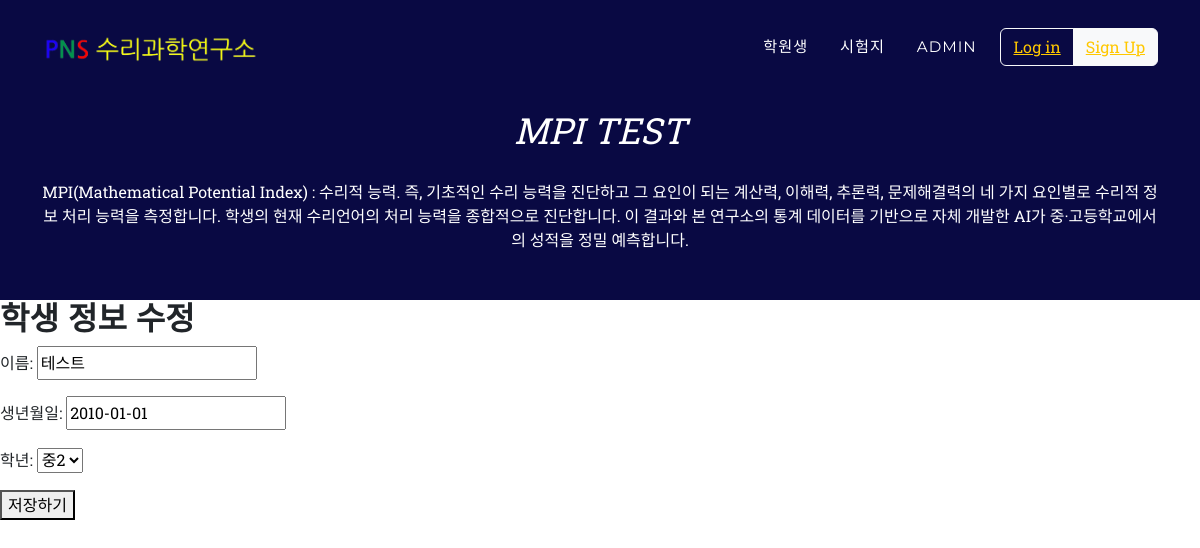
The app's page /dashboard/student/update/3/ with its own data.
### dashboard/models.py (models this page shows, shortened)
class Student(models.Model):
    user = models.ForeignKey(settings.AUTH_USER_MODEL, on_delete=models.CASCADE, related_name='students', default=1)
    name = models.CharField(max_length=5, unique=True)
    birthdate = models.DateField('BIRTHDATE')
    grade = models.PositiveSmallIntegerField('GRADE')

### dashboard/views.py (the view)
# urls.py: path('student/update/<int:pk>/', views.StudentUV.as_view(), name='student-update'),
class StudentUV(UpdateView):
    model = Student
    form_class = StudentForm  # 'fields' 대신 'form_class'를 사용
    template_name = 'dashboard/student_update_form.html'
    success_url = reverse_lazy('home')  # 수정 성공 후 리다이렉트할 URL

### dashboard/forms.py
class StudentForm(forms.ModelForm):
    class Meta:
        model = Student
        fields = ['name', 'birthdate', 'grade']

### templates/dashboard/student_update_form.html (shortened to what this page needs)
{% extends 'base.html' %}
{% block content %}
<h2>학생 정보 수정</h2>
<form method="post">
    {{ form.as_p }}
    <button type="submit">저장하기</button>
</form>
{% endblock %}

### records on screen
Student: name "테스트", birthdate "2010-01-01", grade "중2"
